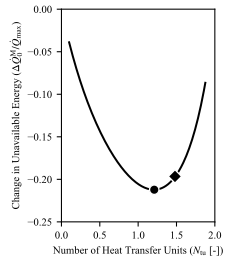

Here is the Python script that generated this plot:
import os

import matplotlib.pyplot as plt
import numpy as np
import xflow
from xflow import calculate_pressure_drop_ratio, create_plot

save_dir = os.path.dirname(os.path.abspath(__file__))

# Helicopter defaults (hardcoded from xflow.py)
DEFAULT_PRESSURE_DROP_ASSUMPTION = "inlet_density"
DEFAULT_C_COLD_OVER_C_HOT = 0.95  # C_cold / C_hot
DEFAULT_D_R = 0.44
DEFAULT_G2_H = 2e-2
DEFAULT_ST_OVER_F = 0.4  # Assumed same for both fluids
DEFAULT_F_C_OVER_F_H = 1.0  # f_c/f_h
DEFAULT_T = 1.7  # 980/576
DEFAULT_T_DEAD_OVER_T_COLD_IN = 0.52  # 300/576
DEFAULT_P_COLD_IN_OVER_P_HOT_IN = 7.2
DEFAULT_P_HOT_IN_OVER_P_DEAD = 1.03
DEFAULT_P_DEAD_OVER_P_HOT_IN = 1.0 / DEFAULT_P_HOT_IN_OVER_P_DEAD
DEFAULT_GAMMA = 1.4
TARGET_EPS = 0.6
NTU_MATCH = 1.479  # From Helicopter case in xflow.py
DEFAULT_NTU_MAX = 2.0
SHOW_CUBIC = True

# For inlet_density assumption
DEFAULT_MOLAR_MASS_RATIO = 1.0  # M_cold / M_hot (cold/hot) - default when not specified
DEFAULT_A_R = 1.0  # A_r (cold/hot) - default when not specified

DEFAULT_DP_MAX = 0.3

# Single g^2 value for plotting
PLOT_TRIPLE_G2 = None


def save_figures(
    c_cold_over_c_hot,
    st_over_f,
    f_c_over_f_h,
    d_r,
    g2_h,
    dp_max=DEFAULT_DP_MAX,
    base_name="fig5c",
    t=DEFAULT_T,
    t_dead_over_t_cold_in=DEFAULT_T_DEAD_OVER_T_COLD_IN,
    p_cold_in_over_p_hot_in=DEFAULT_P_COLD_IN_OVER_P_HOT_IN,
    p_dead_over_p_hot_in=DEFAULT_P_DEAD_OVER_P_HOT_IN,
    gamma=DEFAULT_GAMMA,
    pressure_drop_assumption=DEFAULT_PRESSURE_DROP_ASSUMPTION,
    molar_mass_ratio=DEFAULT_MOLAR_MASS_RATIO,
    a_r=DEFAULT_A_R,
):
    """
    Save figures as SVG, TIFF, and HD PNG for practical framework (right subplot from newfig4).
    Shows HEx ΔQ_0^M/Q_max.
    """
    # Set font sizes to match Word (10pt = 10 points)
    font_size = 8
    plt.rcParams.update(
        {
            "font.family": "serif",
            "font.serif": ["Times New Roman"],
            "font.size": font_size,
            "mathtext.fontset": "stix",
            "axes.titlesize": font_size,
            "axes.labelsize": font_size,
            "xtick.labelsize": font_size,
            "ytick.labelsize": font_size,
            "legend.fontsize": font_size,
            "figure.titlesize": font_size,
        }
    )

    # Set SHOW_CUBIC and NTU_MATCH in xflow module before calling create_plot
    xflow.SHOW_CUBIC = SHOW_CUBIC
    xflow.NTU_MATCH = NTU_MATCH

    # Calculate pressure drop ratio based on assumption
    sigma_r = d_r * a_r if a_r is not None else None
    pressure_drop_ratio = calculate_pressure_drop_ratio(
        pressure_drop_assumption, c_cold_over_c_hot, t, d_r, molar_mass_ratio, sigma_r, p_cold_in_over_p_hot_in
    )

    # Create figure with single subplot (match fig2c: triple column 6 cm width)
    fig, ax = plt.subplots(1, 1, figsize=(6 / 2.54, 7 / 2.54))
    ax_twin = ax.twinx()  # Created but will be hidden

    _, line_list, ax, ax_twin = create_plot(
        c_cold_over_c_hot,
        st_over_f,
        f_c_over_f_h,
        d_r,
        g2_h,
        ntu_max=2.0,  # NTU 0-2
        dp_max=dp_max,
        ax=ax,
        ax_twin=ax_twin,
        plot_triple_g2=PLOT_TRIPLE_G2,
        framework="practical",
        t=t,
        t_dead_over_t_cold_in=t_dead_over_t_cold_in,
        p_cold_in_over_p_hot_in=p_cold_in_over_p_hot_in,
        p_dead_over_p_hot_in=p_dead_over_p_hot_in,
        gamma=gamma,
        pressure_drop_percent_ratio_cold_over_hot=pressure_drop_ratio,
    )

    ax.set_title("")
    legend = ax.get_legend()
    if legend is not None:
        legend.remove()

    # Remove grey vertical line at NTU_MATCH (drawn by xflow when SHOW_CUBIC is True)
    for line in list(ax.get_lines()):
        x_data = line.get_xdata()
        if len(x_data) >= 2 and np.allclose(x_data, x_data[0]):
            line.remove()
            break

    # Keep y-axis on the left like fig2c (do not move to right)
    ax.set_xlim(0, 2)
    ax.set_ylim(-0.25, 0)
    ax.set_xlabel(r"Number of Heat Transfer Units ($N_\mathrm{tu}$ [-])")
    ax.set_ylabel(r"Change in Unavailable Energy ($\Delta \dot{Q}_0^\mathrm{M}/\dot{Q}_{\mathrm{max}}$)")

    # NTU reference and optimum values; add markers only on the actual curve(s), not axvline
    NTU_REF = 1.48
    NTU_OPT = 1.21
    if line_list:
        for line in line_list:
            x_data = np.array(line.get_xdata())
            y_data = np.array(line.get_ydata())
            valid = np.isfinite(x_data) & np.isfinite(y_data)
            if not np.any(valid):
                continue
            x_plot = x_data[valid]
            y_plot = y_data[valid]
            idx_ref = (np.abs(x_plot - NTU_REF)).argmin()
            y_ref = y_plot[idx_ref]
            ax.scatter(NTU_REF, y_ref, marker="D", color="white", zorder=10, s=50, facecolor="black")
            idx_opt = (np.abs(x_plot - NTU_OPT)).argmin()
            y_opt = y_plot[idx_opt]
            ax.scatter(NTU_OPT, y_opt, marker="o", color="white", zorder=10, s=50, facecolor="black")

    plt.tight_layout(pad=0.5)

    # Save as SVG
    fig.savefig(
        os.path.join(save_dir, f"{base_name}.svg"),
        dpi=300,
        facecolor="white",
        format="svg",
        bbox_inches=None,
        pad_inches=0,
    )

    # Save as TIFF
    fig.savefig(
        os.path.join(save_dir, f"{base_name}.tiff"),
        dpi=300,
        facecolor="white",
        format="tiff",
        bbox_inches=None,
        pad_inches=0,
    )

    # Save as HD PNG
    fig.savefig(
        os.path.join(save_dir, f"{base_name}.png"),
        dpi=300,
        facecolor="white",
        format="png",
        bbox_inches=None,
        pad_inches=0,
    )

    # Save as HD PDF
    fig.savefig(
        os.path.join(save_dir, f"{base_name}.pdf"),
        dpi=300,
        facecolor="white",
        format="pdf",
        bbox_inches=None,
        pad_inches=0,
    )

    plt.close(fig)
    print(f"Saved figures: {base_name}.svg, {base_name}.tiff, {base_name}.png, {base_name}.pdf")


if __name__ == "__main__":
    # Save figures with Helicopter defaults
    save_figures(
        DEFAULT_C_COLD_OVER_C_HOT,
        DEFAULT_ST_OVER_F,
        DEFAULT_F_C_OVER_F_H,
        DEFAULT_D_R,
        DEFAULT_G2_H,
        dp_max=DEFAULT_DP_MAX,
        base_name="fig5c",
        t=DEFAULT_T,
        t_dead_over_t_cold_in=DEFAULT_T_DEAD_OVER_T_COLD_IN,
        p_cold_in_over_p_hot_in=DEFAULT_P_COLD_IN_OVER_P_HOT_IN,
        p_dead_over_p_hot_in=DEFAULT_P_DEAD_OVER_P_HOT_IN,
        gamma=DEFAULT_GAMMA,
        pressure_drop_assumption=DEFAULT_PRESSURE_DROP_ASSUMPTION,
        molar_mass_ratio=DEFAULT_MOLAR_MASS_RATIO,
        a_r=DEFAULT_A_R,
    )
